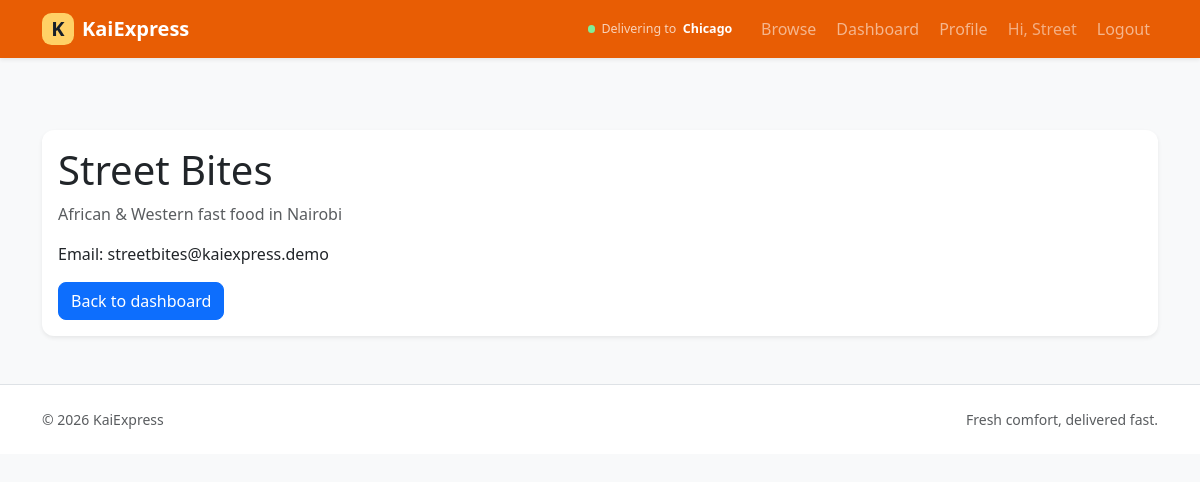
The page /restaurant/profile (signed in) on the database its author committed.
### packages/models.py (models this page shows, shortened)
class User(db.Model, UserMixin):
    __tablename__ = "users"
    id = db.Column(db.Integer, primary_key=True)
    name = db.Column(db.String(100), nullable=False)
    email = db.Column(db.String(120), unique=True, nullable=False)
    password_hash = db.Column(db.String(255), nullable=False)
    is_restaurant = db.Column(db.Boolean, default=False)
    cuisine = db.Column(db.String(80))
    city = db.Column(db.String(80))
    menu_items = db.relationship(
        "MenuItem",
        backref="restaurant",
        lazy=True
    )
    customer_orders = db.relationship(
        "Order",
        foreign_keys="Order.customer_id",
        backref="customer",
        lazy=True
    )
    restaurant_orders = db.relationship(
        "Order",
        foreign_keys="Order.restaurant_id",
        backref="restaurant",
        lazy=True
    )

### packages/admin_routes.py (the view)
    @app.route("/restaurant/profile")
    @login_required
    def restaurant_profile():
        if not current_user.is_restaurant:
            return redirect(url_for("home"))
        return render_template(
            "admin/profile.html",
            restaurant=current_user
        )

### packages/templates/admin/profile.html
{% extends "base.html" %}
{% block content %}
<div class="card shadow-sm">
  <div class="card-body">
    <h1>{{ restaurant.name }}</h1>
    <p class="text-muted">{{ restaurant.cuisine }} in {{ restaurant.city }}</p>
    <p>Email: {{ restaurant.email }}</p>
    <a class="btn btn-primary" href="{{ url_for('restaurant_dashboard') }}">Back to dashboard</a>
  </div>
</div>
{% endblock %}

### packages/templates/base.html (shortened to what this page needs)
<!doctype html>
<html lang="en">
  <head>
    <link href="https://cdn.jsdelivr.net/npm/bootstrap@5.3.3/dist/css/bootstrap.min.css" rel="stylesheet">
    <link href="{{ url_for('static', filename='app.css') }}" rel="stylesheet">
  </head>
  <body class="bg-body-tertiary">
    <nav class="navbar navbar-expand-lg navbar-dark bg-primary shadow-sm" aria-label="Main navigation">
      <div class="container">
        <a class="navbar-brand fw-bold d-flex align-items-center gap-2" href="{{ url_for('home') }}"><span class="brand-mark">K</span> KaiExpress</a>
        <div class="collapse navbar-collapse" id="navMenu">
          <ul class="navbar-nav ms-auto mb-2 mb-lg-0 align-items-lg-center gap-lg-1">
            <li class="nav-item"><span class="location-pill"><span class="location-dot"></span> Delivering to <strong>Chicago</strong></span></li>
            <li class="nav-item"><a class="nav-link" href="{{ url_for('home') }}">Browse</a></li>
            {% if current_user.is_authenticated %}
              {% if current_user.is_restaurant %}
                <li class="nav-item"><a class="nav-link" href="{{ url_for('restaurant_dashboard') }}">Dashboard</a></li>
                <li class="nav-item"><a class="nav-link" href="{{ url_for('restaurant_profile') }}">Profile</a></li>
              {% else %}
                <li class="nav-item"><a class="nav-link" href="{{ url_for('orders') }}">My Orders</a></li>
              {% endif %}
              <li class="nav-item"><span class="nav-link text-white-50">Hi, {{ current_user.name.split(' ')[0] }}</span></li>
              <li class="nav-item"><a class="nav-link" href="{{ url_for('logout') }}">Logout</a></li>
            {% endif %}
          </ul>
        </div>
      </div>
    </nav>
    <main id="main-content" class="container my-5">
      {% block content %}{% endblock %}
    </main>
    <footer class="border-top py-4 mt-auto bg-white">
      <div class="container d-flex flex-wrap justify-content-between gap-2 text-body-secondary small"><span>&copy; 2026 KaiExpress</span><span>Fresh comfort, delivered fast.</span></div>
    </footer>
  </body>
</html>

### packages/static/app.css (style rules this page uses)
:root { --bs-primary: #e85d04; --bs-primary-rgb: 232, 93, 4; --kai-ink: #17202a; --kai-orange: #e85d04; --kai-cream: #fff8ef; --kai-line: #eadfd4; }
html, body { min-height: 100%; }
body { display: flex; flex-direction: column; }
main { flex: 1 0 auto; }
.card { border: 0; border-radius: 0.75rem; }
.btn { border-radius: 0.5rem; }
.navbar .nav-link { border-radius: 0.4rem; }
.location-pill { display: inline-flex; align-items: center; gap: .4rem; padding: .35rem .7rem; margin-right: .35rem; color: rgba(255,255,255,.72); font-size: .78rem; }
.location-pill strong { color: white; }
.location-dot, .status-dot { width: .45rem; height: .45rem; display: inline-block; border-radius: 50%; background: #80ed99; }
.brand-mark { display: grid; width: 2rem; height: 2rem; place-items: center; border-radius: 0.6rem; color: var(--kai-ink); background: #ffd166; }

### rows shown on the page
User: name "Street", name "Street Bites", cuisine "African & Western fast food", city "Nairobi", email "streetbites@kaiexpress.demo"
